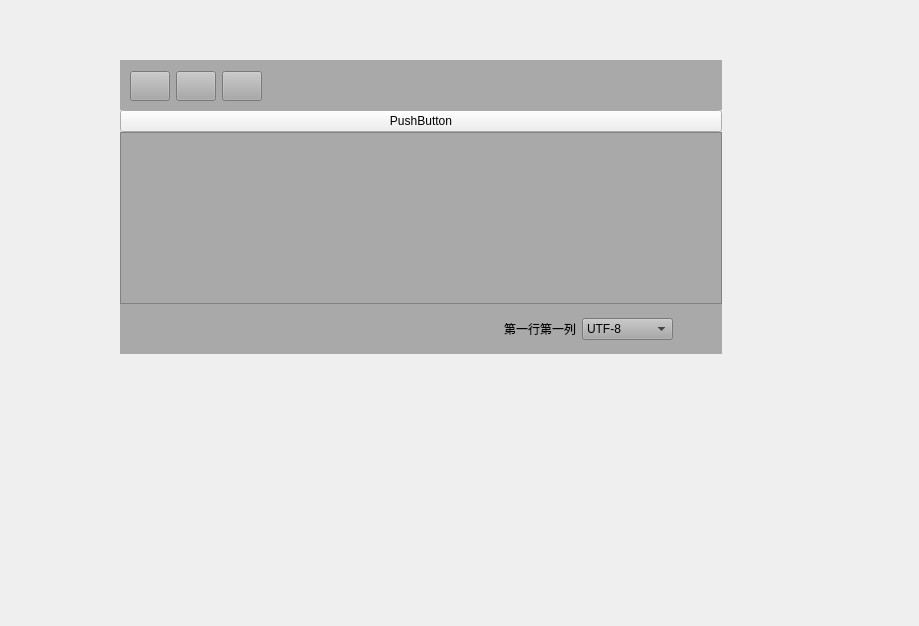
<?xml version="1.0" encoding="UTF-8"?>
<ui version="4.0">
 <class>myQWidget</class>
 <widget class="QWidget" name="myQWidget">
  <property name="geometry">
   <rect>
    <x>0</x>
    <y>0</y>
    <width>919</width>
    <height>626</height>
   </rect>
  </property>
  <property name="windowTitle">
   <string>hebing记事本</string>
  </property>
  <property name="windowIcon">
   <iconset resource="icon/res.qrc">
    <normaloff>:/new/prefix1/note.png</normaloff>:/new/prefix1/note.png</iconset>
  </property>
  <widget class="QWidget" name="layoutWidget">
   <property name="geometry">
    <rect>
     <x>120</x>
     <y>60</y>
     <width>602</width>
     <height>294</height>
    </rect>
   </property>
   <layout class="QVBoxLayout" name="verticalLayout">
    <property name="spacing">
     <number>0</number>
    </property>
    <item>
     <widget class="QWidget" name="widgetButtons" native="true">
      <property name="minimumSize">
       <size>
        <width>0</width>
        <height>50</height>
       </size>
      </property>
      <property name="styleSheet">
       <string notr="true">
background-color: rgb(169, 169, 169);
</string>
      </property>
      <widget class="QWidget" name="layoutWidget">
       <property name="geometry">
        <rect>
         <x>10</x>
         <y>0</y>
         <width>571</width>
         <height>52</height>
        </rect>
       </property>
       <layout class="QHBoxLayout" name="horizontalLayout">
        <item>
         <widget class="QPushButton" name="btnOpen">
          <property name="minimumSize">
           <size>
            <width>30</width>
            <height>30</height>
           </size>
          </property>
          <property name="styleSheet">
           <string notr="true">

QPushButton {
    border-image: url(:/new/prefix1/o1.png);
}

QPushButton:hover {
    border-image: url(:/new/prefix1/o2.png);
}

QPushButton:pressed {
    border-image: url(:/new/prefix1/o3.png);
}
</string>
          </property>
          <property name="text">
           <string/>
          </property>
         </widget>
        </item>
        <item>
         <widget class="QPushButton" name="btnSave">
          <property name="minimumSize">
           <size>
            <width>30</width>
            <height>30</height>
           </size>
          </property>
          <property name="styleSheet">
           <string notr="true">

QPushButton {
    border-image: url(:/new/prefix1/s1.png);
}

QPushButton:hover {
    border-image: url(:/new/prefix1/s2.png);
}

QPushButton:pressed {
    border-image: url(:/new/prefix1/s3.png);
}
</string>
          </property>
          <property name="text">
           <string/>
          </property>
          <property name="iconSize">
           <size>
            <width>30</width>
            <height>30</height>
           </size>
          </property>
         </widget>
        </item>
        <item>
         <widget class="QPushButton" name="btnClose">
          <property name="minimumSize">
           <size>
            <width>30</width>
            <height>30</height>
           </size>
          </property>
          <property name="styleSheet">
           <string notr="true">

QPushButton {
    border-image: url(:/new/prefix1/c1.png);
}

QPushButton:hover {
    border-image: url(:/new/prefix1/c2.png);
}

QPushButton:pressed {
    border-image: url(:/new/prefix1/c3.png);
}
</string>
          </property>
          <property name="text">
           <string/>
          </property>
         </widget>
        </item>
        <item>
         <spacer name="horizontalSpacer">
          <property name="orientation">
           <enum>Qt::Horizontal</enum>
          </property>
          <property name="sizeHint" stdset="0">
           <size>
            <width>40</width>
            <height>20</height>
           </size>
          </property>
         </spacer>
        </item>
       </layout>
      </widget>
     </widget>
    </item>
    <item>
     <widget class="QPushButton" name="testBtm">
      <property name="text">
       <string>PushButton</string>
      </property>
     </widget>
    </item>
    <item>
     <widget class="QTextEdit" name="textEdit">
      <property name="minimumSize">
       <size>
        <width>50</width>
        <height>50</height>
       </size>
      </property>
      <property name="styleSheet">
       <string notr="true">
background-color: rgb(169, 169, 169);
</string>
      </property>
     </widget>
    </item>
    <item>
     <widget class="QWidget" name="widgetBottom" native="true">
      <property name="minimumSize">
       <size>
        <width>600</width>
        <height>50</height>
       </size>
      </property>
      <property name="layoutDirection">
       <enum>Qt::LeftToRight</enum>
      </property>
      <property name="styleSheet">
       <string notr="true">
background-color: rgb(169, 169, 169);
</string>
      </property>
      <layout class="QHBoxLayout" name="horizontalLayout_2">
       <item>
        <spacer name="horizontalSpacer_2">
         <property name="orientation">
          <enum>Qt::Horizontal</enum>
         </property>
         <property name="sizeHint" stdset="0">
          <size>
           <width>450</width>
           <height>20</height>
          </size>
         </property>
        </spacer>
       </item>
       <item>
        <widget class="QLabel" name="labelPosition">
         <property name="text">
          <string>第一行第一列</string>
         </property>
        </widget>
       </item>
       <item>
        <widget class="QComboBox" name="comboBox">
         <item>
          <property name="text">
           <string>UTF-8</string>
          </property>
         </item>
         <item>
          <property name="text">
           <string>UTF-16</string>
          </property>
         </item>
         <item>
          <property name="text">
           <string>ISO 8859-1</string>
          </property>
         </item>
         <item>
          <property name="text">
           <string>GBK</string>
          </property>
         </item>
         <item>
          <property name="text">
           <string>ANSI</string>
          </property>
         </item>
        </widget>
       </item>
       <item>
        <spacer name="horizontalSpacer_3">
         <property name="orientation">
          <enum>Qt::Horizontal</enum>
         </property>
         <property name="sizeType">
          <enum>QSizePolicy::Fixed</enum>
         </property>
         <property name="sizeHint" stdset="0">
          <size>
           <width>40</width>
           <height>20</height>
          </size>
         </property>
        </spacer>
       </item>
      </layout>
     </widget>
    </item>
   </layout>
  </widget>
 </widget>
 <resources>
  <include location="icon/res.qrc"/>
 </resources>
 <connections/>
</ui>
